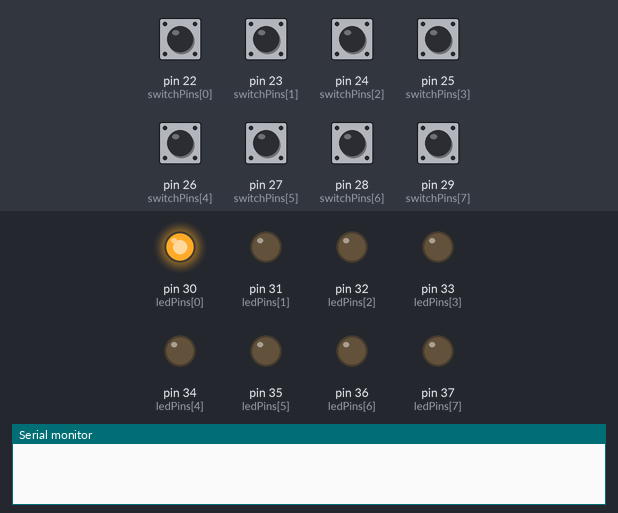
Simulated run of this sketch. Board: Arduino Mega 2560, built with avr-gcc and run on an emulated ATmega2560. On the bench: output pins drawn as LEDs (lit = HIGH), the last lines printed to the serial monitor. The test bench sets the inputs (shaded band); at power-on: pin 22 (switchPins[0]), pin 23 (switchPins[1]), pin 24 (switchPins[2]), pin 25 (switchPins[3]), pin 26 (switchPins[4]), pin 27 (switchPins[5]), pin 28 (switchPins[6]), pin 29 (switchPins[7]) HIGH. Random numbers use the default seed unless the sketch sets one.

Above: at 0.1 s.
At 5.8 s:
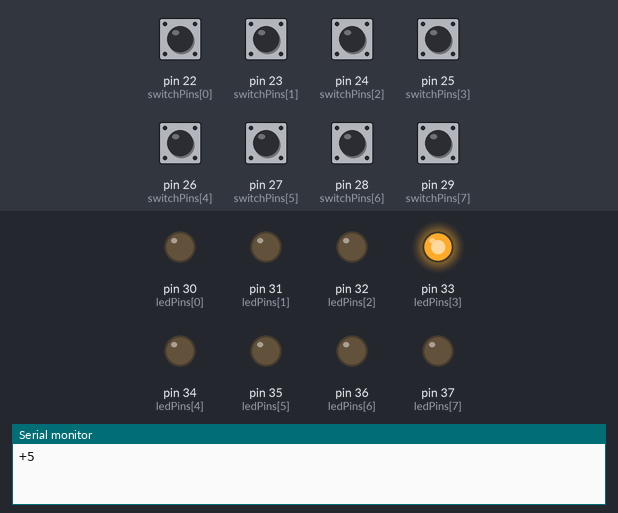
5.9 s: pin 25 (switchPins[3]) pulled LOW for 0.15 s
At 7.5 s:
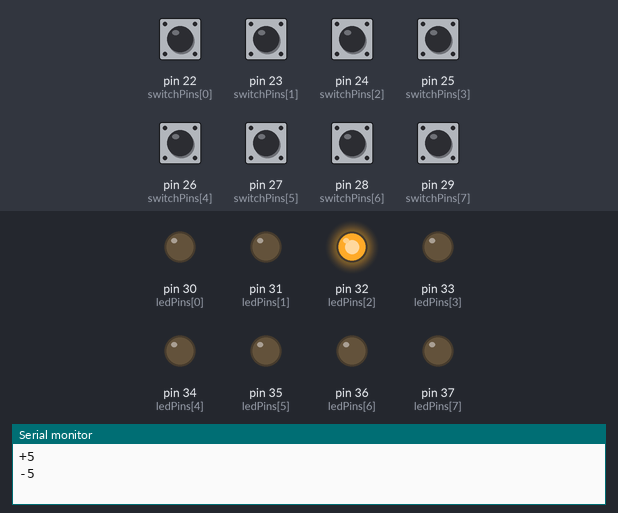
Timing chart, 0 to 45.3 s (numbered marks = the images above; inputs shaded):
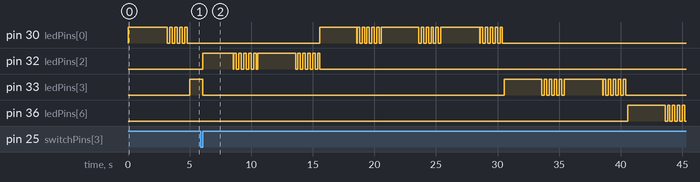

The sketch:

sketch_controls.ino
```cpp
#include <Arduino.h>

const int switchPins[8] = {22, 23, 24, 25, 26, 27, 28, 29};
const int ledPins[8] = {30, 31, 32, 33, 34, 35, 36, 37};

int activeLED = -1;
unsigned long startTime;
bool flickerStarted = false;

bool switchPrevStates[8];
unsigned long timeLimit = 5000;
const unsigned long minTimeLimit = 1000;
const unsigned long decrementStep = 500;

void setup() {
  Serial.begin(9600);

  for (int i = 0; i < 8; i++) {
    pinMode(switchPins[i], INPUT_PULLUP);
    pinMode(ledPins[i], OUTPUT);
    digitalWrite(ledPins[i], LOW);
    switchPrevStates[i] = HIGH;
  }

  randomSeed(analogRead(0));
  activateRandomLED();
}

void loop() {
  if (activeLED >= 0) {

    int switchState = digitalRead(switchPins[activeLED]);

    if (switchPrevStates[activeLED] == LOW && switchState == HIGH) {
      Serial.println(-5);
      timeLimit = max(minTimeLimit, timeLimit - decrementStep);
      resetGame();
      activateRandomLED();
      return;
    }

    switchPrevStates[activeLED] = switchState;

    unsigned long elapsedTime = millis() - startTime;

    if (elapsedTime > (timeLimit - 2000) && !flickerStarted) {
      flickerStarted = true;
    }

    if (flickerStarted) {
      digitalWrite(ledPins[activeLED], (millis() / 200) % 2);
    }

    if (elapsedTime > timeLimit) {
      Serial.println("+5");
      timeLimit = 5000;
      resetGame();
      activateRandomLED();
    }
  }
}

void activateRandomLED() {
  activeLED = random(0, 8);


  digitalWrite(ledPins[activeLED], HIGH);
  startTime = millis();
  flickerStarted = false;
}

void resetGame() {
  for (int i = 0; i < 8; i++) {
    digitalWrite(ledPins[i], LOW);
    switchPrevStates[i] = digitalRead(switchPins[i]);
  }
  activeLED = -1;
}
```
